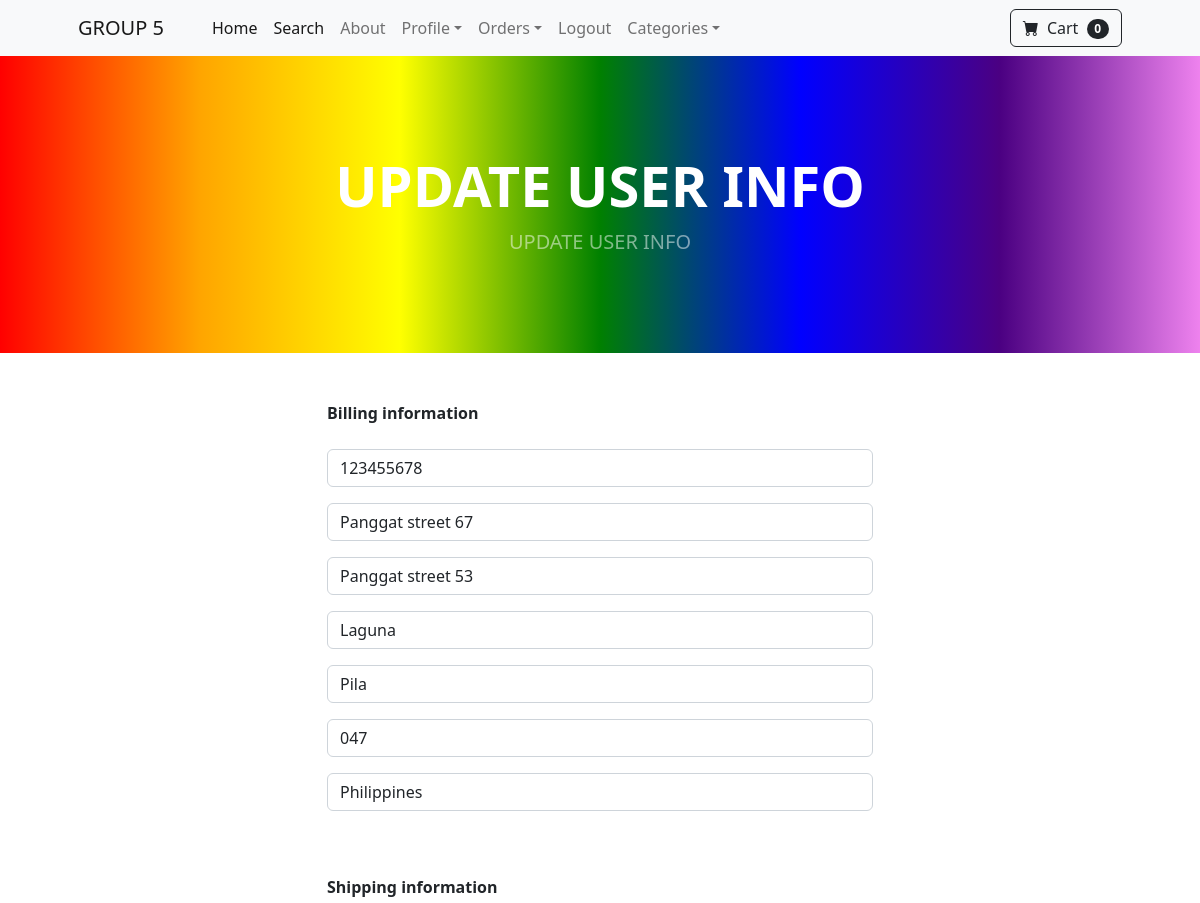
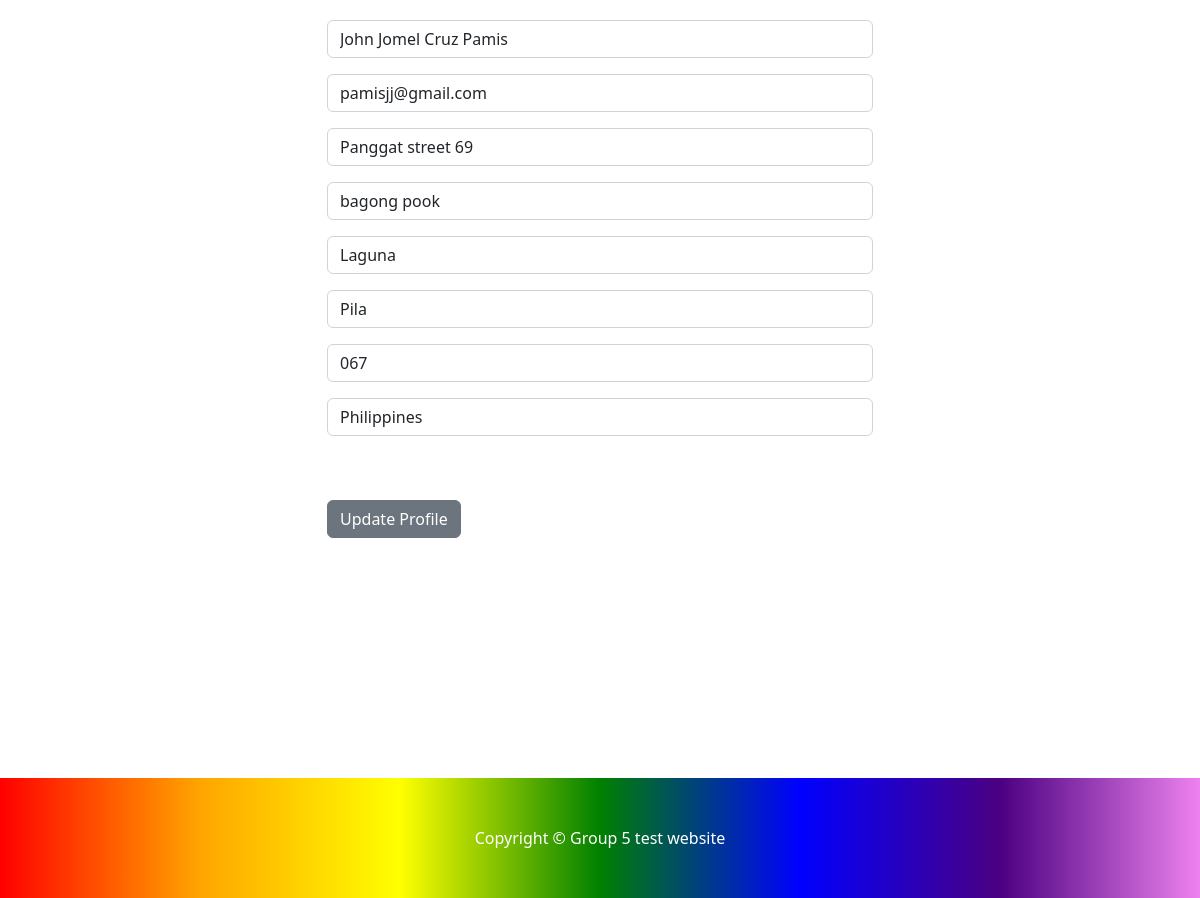
The page /update_info/ (signed in) on the database its author committed (2 pictures, top to bottom).
### store/models.py (models this page shows, shortened)
class Profile(models.Model):
    user = models.OneToOneField(User, on_delete=models.CASCADE)
    date_modified = models.DateTimeField(User,auto_now=True)
    phone = models.CharField(max_length=20, blank=True)
    address1 = models.CharField(max_length=200, blank=True)
    address2 = models.CharField(max_length=200, blank=True)
    city = models.CharField(max_length=200, blank=True)
    state = models.CharField(max_length=200, blank=True)
    zipcode = models.CharField(max_length=200, blank=True)
    country = models.CharField(max_length=200, blank=True)
    old_cart = models.CharField(max_length=200, blank=True, null=True)

### payment/models.py (models this page shows, shortened)
class ShippingAddress(models.Model):
    user = models.ForeignKey(User, on_delete=models.CASCADE, null=True, blank=True)
    shipping_full_name = models.CharField(max_length=255)
    shipping_email  = models.CharField(max_length=255)
    shipping_address1  = models.CharField(max_length=255)
    shipping_address2  = models.CharField(max_length=255, null=True, blank=True)
    shipping_city  = models.CharField(max_length=255)
    shipping_state = models.CharField(max_length=255, null=True, blank=True)
    shipping_zipcode = models.CharField(max_length=255, null=True, blank=True)
    shipping_country = models.CharField(max_length=255)
    class Meta:
        verbose_name_plural = "Shipping Address"

### store/views.py (the view, shortened to what this page needs)
# urls.py: path('update_info/', views.update_info, name='update_info'),
def update_info(request):
    if request.user.is_authenticated:
        current_user = Profile.objects.get(user__id=request.user.id)
        try:
            shipping_user = ShippingAddress.objects.get(user=request.user)
        except ShippingAddress.DoesNotExist:
            shipping_user = None # putang ina mo inabot ako ng 3 hours sayo
        form = UserInfoForm(request.POST or None, instance=current_user)
        if shipping_user:
            shipping_form = ShippingForm(request.POST or None, instance=shipping_user)
        else:
            shipping_form = ShippingForm(request.POST or None)
        return render(request, "update_info.html", {"form": form, 'shipping_form': shipping_form})
    else:
        messages.success(request, 'You must be logged in to access that page.')
        return redirect('home')

### store/forms.py
class UserInfoForm(forms.ModelForm):
    phone = forms.CharField(label="", widget=forms.TextInput(attrs={'class':'form-control', 'placeholder':'Phone'}), required=False)
    address1 = forms.CharField(label="", widget=forms.TextInput(attrs={'class':'form-control', 'placeholder':'address 1'}), required=False)
    address2 = forms.CharField(label="", widget=forms.TextInput(attrs={'class':'form-control', 'placeholder':'address 2'}), required=False)
    city = forms.CharField(label="", widget=forms.TextInput(attrs={'class':'form-control', 'placeholder':'city'}), required=False)
    state = forms.CharField(label="", widget=forms.TextInput(attrs={'class':'form-control', 'placeholder':'state'}), required=False)
    zipcode = forms.CharField(label="", widget=forms.TextInput(attrs={'class':'form-control', 'placeholder':'zipcode'}), required=False)
    country = forms.CharField(label="", widget=forms.TextInput(attrs={'class':'form-control', 'placeholder':'country'}), required=False)
    class Meta:
        model = Profile
        fields = ('phone', 'address1', 'address2', 'city', 'state', 'zipcode', 'country', )

### cart/cart.py (called while the page is built)
    def __len__(self):
        return len(self.cart)

### cart/context_processors.py (called while the page is built)
def cart(request):
    return {'cart': Cart(request)}

### store/templates/update_info.html (shortened to what this page needs)
{% extends 'base.html' %}
{% block content %}
<header class="py-5" style="background: linear-gradient(to right, red, orange, yellow, green, blue, indigo, violet);">
    <div class="container px-4 px-lg-5 my-5">
        <div class="text-center text-white">
            <h1 class="display-4 fw-bolder">UPDATE USER INFO</h1>
            <p class="lead fw-normal text-white-50 mb-0">UPDATE USER INFO</p>
        </div>
    </div>
</header>
<div class="container">
    <div class="row">
        <div class="col-md-6 offset-md-3">
            <br><br>
            <strong>Billing information</strong>
            <br><br>
            <form method="POST" action="{% url 'update_info' %}">
                {{ form.as_p }}
                <br><br>
                <strong>Shipping information</strong>
                <br><br>
                {{ shipping_form.as_p}}
                <br><br>
                <button type="submit" class="btn btn-secondary">
                    Update Profile
                </button>
            </form>
            <br><br>
            <br><br>
            <br><br>
            <br><br>
            <br><br>
        </div>
    </div>
</div>
{% endblock %}

### rows shown on the page
Profile: phone "123455678", address1 "Panggat street 67", address2 "Panggat street 53", city "Laguna", state "Pila", zipcode "047", country "Philippines"
ShippingAddress: shipping_full_name "John Jomel Cruz Pamis", shipping_email "pamisjj@gmail.com", shipping_address1 "Panggat street 69", shipping_address2 "bagong pook", shipping_city "Laguna", shipping_state "Pila", shipping_zipcode "067", shipping_country "Philippines"

### other values the page prints
{{ cart|length }} "0"
